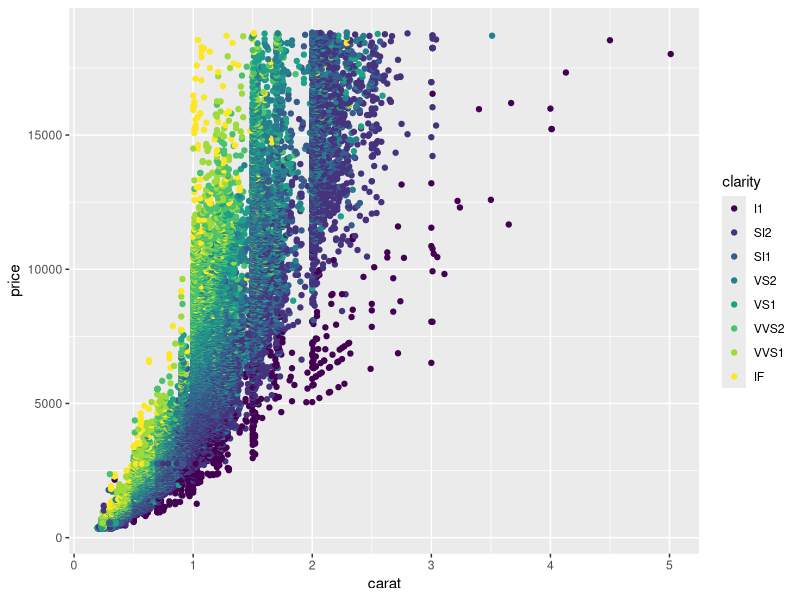

Recreate this plot in R.
## ---- chunk 1
knitr::opts_chunk$set(collapse = TRUE)
## ---- chunk 2
htmltools::HTML("{{< hl-text danger >}}
              this is a highlighted danger text
              {{< /hl-text >}}")
## ---- chunk 3
library(ggplot2)
ggplot(diamonds, aes(x=carat, y=price, color=clarity)) + geom_point()
